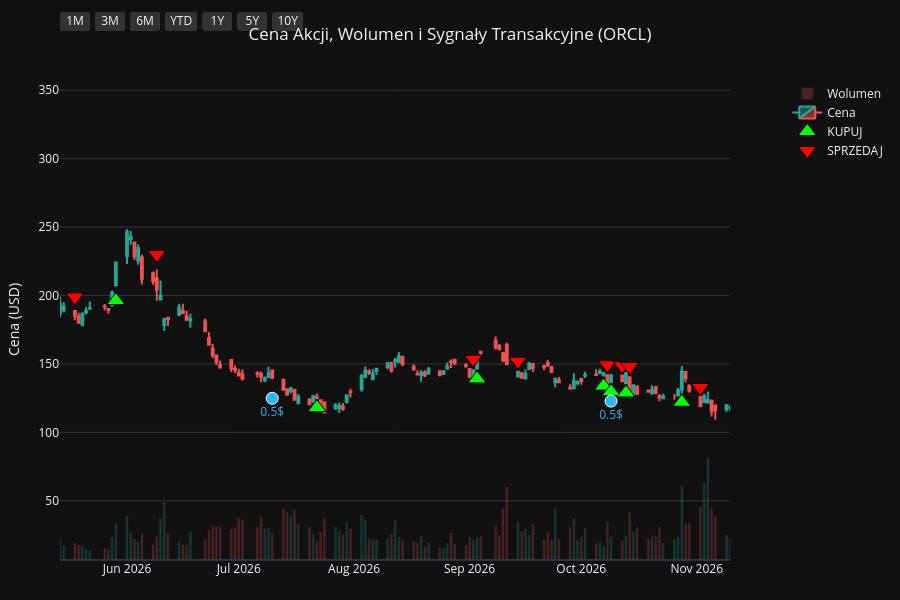
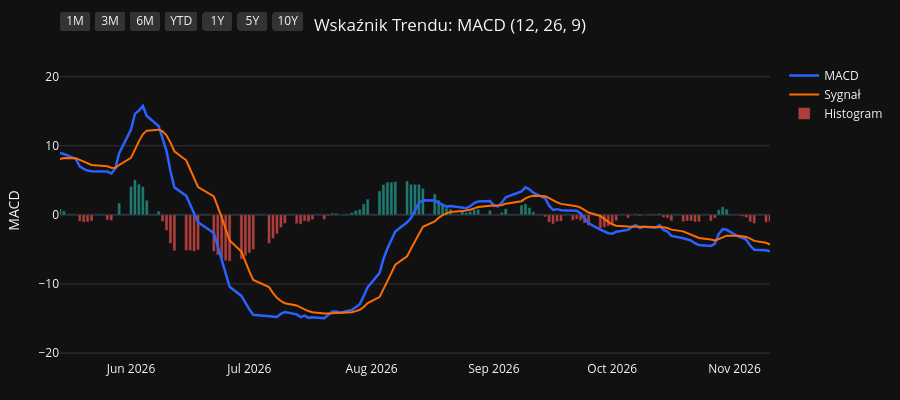
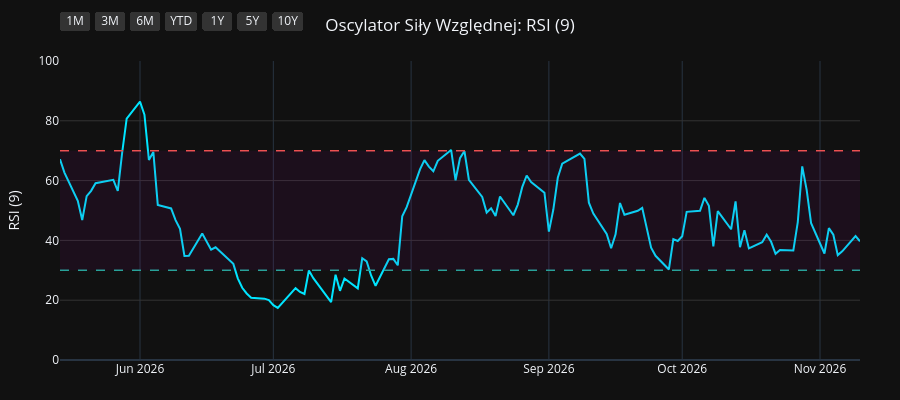
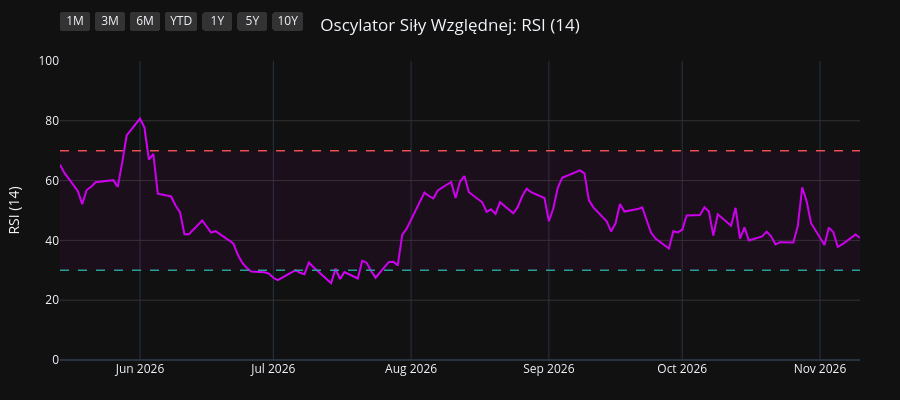

Notebook cell for these charts, in order:
### Code cell
import os
import yfinance as yf
import pandas as pd
import pandas_ta as ta
import plotly.graph_objects as go
from plotly.subplots import make_subplots

# 1. Pobranie i przygotowanie danych
symbol = os.environ.get("STOCK_TICKER", "").strip().upper()
if not symbol:
    raise RuntimeError("Set STOCK_TICKER before running price_extractor.ipynb")
df = yf.Ticker(symbol).history(period="10y")
df.index = df.index.tz_localize(None)

# Wskaźniki i sygnały
df.ta.macd(fast=12, slow=26, signal=9, append=True)
df.ta.rsi(length=9, append=True)
df.ta.rsi(length=14, append=True)
df.ta.rsi(length=21, append=True)
df.dropna(inplace=True)

macd = df['MACD_12_26_9']
signal = df['MACDs_12_26_9']
wczorajszy_macd = macd.shift(1)
wczorajszy_signal = signal.shift(1)

df['Decyzja'] = 'BRAK'
df.loc[(macd > signal) & (wczorajszy_macd <= wczorajszy_signal), 'Decyzja'] = 'KUPUJ'
df.loc[(macd < signal) & (wczorajszy_macd >= wczorajszy_signal), 'Decyzja'] = 'SPRZEDAJ'

df_kupuj = df[df['Decyzja'] == 'KUPUJ']
df_sprzedaj = df[df['Decyzja'] == 'SPRZEDAJ']
df_dywidendy = df[df['Dividends'] > 0]
df_splity = df[df['Stock Splits'] > 0]

# Wspólna konfiguracja osi X
konfiguracja_osi_x = dict(
    type="date",
    showspikes=True, spikemode="across", spikesnap="cursor", spikedash="dot", spikecolor="#ffffff", spikethickness=1, hoverformat="%Y-%m-%d",
    rangeselector=dict(
        buttons=list([
            dict(count=1, label="1M", step="month", stepmode="backward"),
            dict(count=3, label="3M", step="month", stepmode="backward"),
            dict(count=6, label="6M", step="month", stepmode="backward"),
            dict(count=1, label="YTD", step="year", stepmode="todate"),
            dict(count=1, label="1Y", step="year", stepmode="backward"),
            dict(count=5, label="5Y", step="year", stepmode="backward"),
            dict(step="all", label="10Y")
        ]),
        bgcolor="#333333", activecolor="#2962ff", x=0, y=1.1
    )
)

# ==========================================
# WYKRES 1: CENA + WOLUMEN + SYGNAŁY
# ==========================================
fig1 = make_subplots(specs=[[{"secondary_y": True}]])

kolory_wolumenu = ['#26a69a' if row['Close'] >= row['Open'] else '#ef5350' for index, row in df.iterrows()]
fig1.add_trace(go.Bar(x=df.index, y=df['Volume'], marker_color=kolory_wolumenu, opacity=0.25, name='Wolumen'), secondary_y=True)
fig1.add_trace(go.Candlestick(x=df.index, open=df['Open'], high=df['High'], low=df['Low'], close=df['Close'], name='Cena', increasing_line_color='#26a69a', decreasing_line_color='#ef5350'), secondary_y=False)
fig1.add_trace(go.Scatter(x=df_kupuj.index, y=df_kupuj['Low'] * 0.95, customdata=df_kupuj[['Low', 'High']], mode='markers', marker=dict(symbol='triangle-up', size=16, color='#00ff00', line=dict(width=1, color='black')), name='KUPUJ', hovertemplate='KUPUJ<br>Najniższa: %{customdata[0]:.2f}<br>Najwyższa: %{customdata[1]:.2f}<extra></extra>'), secondary_y=False)
fig1.add_trace(go.Scatter(x=df_sprzedaj.index, y=df_sprzedaj['High'] * 1.05, customdata=df_sprzedaj[['Low', 'High']], mode='markers', marker=dict(symbol='triangle-down', size=16, color='#ff0000', line=dict(width=1, color='black')), name='SPRZEDAJ', hovertemplate='SPRZEDAJ<br>Najniższa: %{customdata[0]:.2f}<br>Najwyższa: %{customdata[1]:.2f}<extra></extra>'), secondary_y=False)

if not df_dywidendy.empty:
    fig1.add_trace(go.Scatter(x=df_dywidendy.index, y=df_dywidendy['Low'] * 0.90, mode='markers+text', marker=dict(symbol='circle', size=12, color='#29b6f6', line=dict(width=1, color='white')), text=df_dywidendy['Dividends'].apply(lambda x: f"{x}$"), textposition="bottom center", name='Dywidenda', showlegend=False, hovertemplate='Dywidenda: %{text}<extra></extra>', textfont=dict(color="#29b6f6")), secondary_y=False)
if not df_splity.empty:
                    fig1.add_trace(go.Scatter(x=df_splity.index, y=df_splity['High'], mode='markers+text', marker=dict(symbol='star', size=16, color='#ffee58', line=dict(width=1, color='black')), text=df_splity['Stock Splits'].apply(lambda x: f"{x:g}:1" if x >= 1 else f"1:{1 / x:g}"), textposition="top center", name='Split', hovertemplate='%{text}<extra></extra>', textfont=dict(color="#ffee58")), secondary_y=False)

fig1.update_layout(title=dict(text=f"Cena Akcji, Wolumen i Sygnały Transakcyjne ({symbol})", x=0.5, xanchor='center'), dragmode='pan', xaxis_rangeslider_visible=False, template='plotly_dark', height=600, hovermode='x unified', margin=dict(l=60, r=40, t=60, b=40))
fig1.update_xaxes(**konfiguracja_osi_x)
fig1.update_xaxes(range=[df.index.max() - pd.Timedelta(days=180), df.index.max()])
fig1.update_yaxes(title_text="Cena (USD)", secondary_y=False, gridcolor='#333333')
fig1.update_yaxes(range=[0, df['Volume'].max() * 4], showgrid=False, showticklabels=False, secondary_y=True)
fig1.show(config={'scrollZoom': True})

# ==========================================
# WYKRES 2: WSKAŹNIK MACD
# ==========================================
fig2 = go.Figure()
fig2.add_trace(go.Scatter(x=df.index, y=df['MACD_12_26_9'], line=dict(color='#2962ff', width=2.5), name='MACD'))
fig2.add_trace(go.Scatter(x=df.index, y=df['MACDs_12_26_9'], line=dict(color='#ff6d00', width=2), name='Sygnał'))
kolory_macd = ['#26a69a' if val >= 0 else '#ef5350' for val in df['MACDh_12_26_9']]
fig2.add_trace(go.Bar(x=df.index, y=df['MACDh_12_26_9'], marker_color=kolory_macd, name='Histogram', opacity=0.7))
fig2.update_layout(title=dict(text="Wskaźnik Trendu: MACD (12, 26, 9)", x=0.5, xanchor='center'), dragmode='pan', xaxis_rangeslider_visible=False, template='plotly_dark', height=400, hovermode='x unified', margin=dict(l=60, r=40, t=60, b=40))
fig2.update_xaxes(**konfiguracja_osi_x)
fig2.update_xaxes(range=[df.index.max() - pd.Timedelta(days=180), df.index.max()])
fig2.update_yaxes(title_text="MACD", gridcolor='#333333')
fig2.show(config={'scrollZoom': True})

# ==========================================
# WYKRES 3: OSCYLATOR RSI (9)
# ==========================================
fig3 = go.Figure()
fig3.add_trace(go.Scatter(x=df.index, y=df['RSI_9'], line=dict(color='#00e5ff', width=2), name='RSI (9)'))
fig3.add_hline(y=70, line_dash="dash", line_color="#ef5350", line_width=1.5)
fig3.add_hline(y=30, line_dash="dash", line_color="#26a69a", line_width=1.5)
fig3.add_hrect(y0=30, y1=70, line_width=0, fillcolor="purple", opacity=0.1)
fig3.update_layout(title=dict(text="Oscylator Siły Względnej: RSI (9)", x=0.5, xanchor='center'), dragmode='pan', xaxis_rangeslider_visible=False, template='plotly_dark', height=400, hovermode='x unified', margin=dict(l=60, r=40, t=60, b=40))
fig3.update_xaxes(**konfiguracja_osi_x)
fig3.update_xaxes(range=[df.index.max() - pd.Timedelta(days=180), df.index.max()])
fig3.update_yaxes(title_text="RSI (9)", range=[0, 100], gridcolor='#333333')
fig3.show(config={'scrollZoom': True})

# ==========================================
# WYKRES 4: OSCYLATOR RSI (14)
# ==========================================
fig4 = go.Figure()
fig4.add_trace(go.Scatter(x=df.index, y=df['RSI_14'], line=dict(color='#d500f9', width=2), name='RSI (14)'))
fig4.add_hline(y=70, line_dash="dash", line_color="#ef5350", line_width=1.5)
fig4.add_hline(y=30, line_dash="dash", line_color="#26a69a", line_width=1.5)
fig4.add_hrect(y0=30, y1=70, line_width=0, fillcolor="purple", opacity=0.1)
fig4.update_layout(title=dict(text="Oscylator Siły Względnej: RSI (14)", x=0.5, xanchor='center'), dragmode='pan', xaxis_rangeslider_visible=False, template='plotly_dark', height=400, hovermode='x unified', margin=dict(l=60, r=40, t=60, b=40))
fig4.update_xaxes(**konfiguracja_osi_x)
fig4.update_xaxes(range=[df.index.max() - pd.Timedelta(days=180), df.index.max()])
fig4.update_yaxes(title_text="RSI (14)", range=[0, 100], gridcolor='#333333')
fig4.show(config={'scrollZoom': True})

# ==========================================
# WYKRES 5: OSCYLATOR RSI (21)
# ==========================================
fig5 = go.Figure()
fig5.add_trace(go.Scatter(x=df.index, y=df['RSI_21'], line=dict(color='#64dd17', width=2), name='RSI (21)'))
fig5.add_hline(y=70, line_dash="dash", line_color="#ef5350", line_width=1.5)
fig5.add_hline(y=30, line_dash="dash", line_color="#26a69a", line_width=1.5)
fig5.add_hrect(y0=30, y1=70, line_width=0, fillcolor="purple", opacity=0.1)
fig5.update_layout(title=dict(text="Oscylator Siły Względnej: RSI (21)", x=0.5, xanchor='center'), dragmode='pan', xaxis_rangeslider_visible=False, template='plotly_dark', height=400, hovermode='x unified', margin=dict(l=60, r=40, t=60, b=40))
fig5.update_xaxes(**konfiguracja_osi_x)
fig5.update_xaxes(range=[df.index.max() - pd.Timedelta(days=180), df.index.max()])
fig5.update_yaxes(title_text="RSI (21)", range=[0, 100], gridcolor='#333333')
fig5.show(config={'scrollZoom': True})

### Figure 1 — Plotly figure (JSON) as saved in the notebook; plotly's stock layout.template omitted (floating-point values rounded to 4 significant figures; data arrays with more than 128 entries replaced by an {"elided": "..."} marker saying what was removed)
{"data": [{"marker": {"color": {"elided": "2479 str values"}}, "name": "Wolumen", "opacity": 0.25, "type": "bar", "x": {"elided": "2479 str values"}, "xaxis": "x", "y": {"elided": "2479 int values"}, "yaxis": "y2"}, {"close": {"elided": "2479 float values"}, "decreasing": {"line": {"color": "#ef5350"}}, "high": {"elided": "2479 float values"}, "increasing": {"line": {"color": "#26a69a"}}, "low": {"elided": "2479 float values"}, "name": "Cena", "open": {"elided": "2479 float values"}, "type": "candlestick", "x": {"elided": "2479 str values"}, "xaxis": "x", "yaxis": "y"}, {"customdata": {"elided": "88x2 float values"}, "hovertemplate": "KUPUJ<br>Najniższa: %{customdata[0]:.2f}<br>Najwyższa: %{customdata[1]:.2f}<extra></extra>", "marker": {"color": "#00ff00", "line": {"color": "black", "width": 1}, "size": 16, "symbol": "triangle-up"}, "mode": "markers", "name": "KUPUJ", "type": "scatter", "x": ["2017-01-10T00:00:00", "2017-03-16T00:00:00", "2017-05-01T00:00:00", "2017-05-30T00:00:00", "2017-06-20T00:00:00", "2017-08-28T00:00:00", "2017-10-05T00:00:00", "2017-12-01T00:00:00", "2017-12-08T00:00:00", "2018-01-05T00:00:00", "2018-02-16T00:00:00", "2018-04-11T00:00:00", "2018-07-05T00:00:00", "2018-08-24T00:00:00", "2018-09-12T00:00:00", "2018-10-30T00:00:00", "2019-01-03T00:00:00", "2019-02-22T00:00:00", "2019-03-19T00:00:00", "2019-04-01T00:00:00", "2019-04-15T00:00:00", "2019-06-07T00:00:00", "2019-09-03T00:00:00", "2019-11-05T00:00:00", "2019-12-12T00:00:00", "2020-01-03T00:00:00", "2020-02-05T00:00:00", "2020-03-20T00:00:00", "2020-03-24T00:00:00", "2020-04-29T00:00:00", "2020-05-29T00:00:00", "2020-06-05T00:00:00", "2020-06-22T00:00:00", "2020-08-19T00:00:00", "2020-09-14T00:00:00", "2020-10-09T00:00:00", "2020-11-13T00:00:00", "2020-11-24T00:00:00", "2021-02-04T00:00:00", "2021-02-22T00:00:00", "2021-03-29T00:00:00", "2021-05-06T00:00:00", "2021-06-04T00:00:00", "2021-07-02T00:00:00", "2021-09-24T00:00:00", "2021-12-10T00:00:00", "2022-01-12T00:00:00", "2022-02-02T00:00:00", "2022-03-01T00:00:00", "2022-05-25T00:00:00", "2022-06-24T00:00:00", "2022-08-12T00:00:00", "2022-10-05T00:00:00", "2022-11-30T00:00:00", "2023-01-03T00:00:00", "2023-03-06T00:00:00", "2023-03-22T00:00:00", "2023-05-11T00:00:00", "2023-05-25T00:00:00", "2023-08-21T00:00:00", "2023-08-25T00:00:00", "2023-10-06T00:00:00", "2023-11-01T00:00:00", "2024-01-09T00:00:00", "2024-03-07T00:00:00", "2024-05-06T00:00:00", "2024-06-07T00:00:00", "2024-08-15T00:00:00", "2024-11-07T00:00:00", "2025-01-21T00:00:00", "2025-03-21T00:00:00", "2025-04-14T00:00:00", "2025-04-23T00:00:00", "2025-09-10T00:00:00", "2025-10-16T00:00:00", "2025-12-03T00:00:00", "2025-12-22T00:00:00", "2026-02-12T00:00:00", "2026-04-08T00:00:00", "2026-04-13T00:00:00", "2026-05-05T00:00:00", "2026-05-29T00:00:00", "2026-07-22T00:00:00", "2026-09-03T00:00:00", "2026-10-07T00:00:00", "2026-10-09T00:00:00", "2026-10-13T00:00:00", "2026-10-28T00:00:00"], "xaxis": "x", "y": [31.76, 37.51, 37.02, 37.22, 37.63, 40.62, 40.17, 40.66, 40.49, 40.15, 42.15, 37.86, 37.71, 41.21, 40.91, 39.64, 37.52, 44.28, 45.59, 45.68, 46.27, 44.97, 44.1, 47.7, 47.91, 45.5, 47.11, 38.42, 39.1, 46.56, 45.95, 45.74, 46.73, 48.3, 51.69, 53.22, 49.45, 49.28, 54.64, 54.67, 61.59, 69.25, 71.73, 69.95, 78.69, 88.88, 78.13, 72.04, 67.39, 61.53, 60.81, 69.79, 58.4, 72.26, 74.3, 80.83, 79.28, 87.71, 89.93, 105.2, 103.0, 98.29, 95.19, 94.72, 103.4, 107.3, 113.8, 125.7, 167.6, 151.4, 139.7, 124.1, 122.3, 292.1, 284.1, 186.9, 180.8, 143.3, 134.3, 131.8, 168.8, 196.2, 118.0, 139.1, 133.8, 129.7, 128.8, 122.0], "yaxis": "y"}, {"customdata": {"elided": "88x2 float values"}, "hovertemplate": "SPRZEDAJ<br>Najniższa: %{customdata[0]:.2f}<br>Najwyższa: %{customdata[1]:.2f}<extra></extra>", "marker": {"color": "#ff0000", "line": {"color": "black", "width": 1}, "size": 16, "symbol": "triangle-down"}, "mode": "markers", "name": "SPRZEDAJ", "type": "scatter", "x": ["2017-03-07T00:00:00", "2017-03-28T00:00:00", "2017-05-12T00:00:00", "2017-06-09T00:00:00", "2017-07-07T00:00:00", "2017-09-18T00:00:00", "2017-11-09T00:00:00", "2017-12-04T00:00:00", "2017-12-18T00:00:00", "2018-02-02T00:00:00", "2018-03-20T00:00:00", "2018-06-14T00:00:00", "2018-07-31T00:00:00", "2018-08-30T00:00:00", "2018-10-03T00:00:00", "2018-11-20T00:00:00", "2019-02-20T00:00:00", "2019-02-27T00:00:00", "2019-03-20T00:00:00", "2019-04-04T00:00:00", "2019-05-01T00:00:00", "2019-07-17T00:00:00", "2019-10-22T00:00:00", "2019-11-21T00:00:00", "2019-12-13T00:00:00", "2020-01-27T00:00:00", "2020-02-24T00:00:00", "2020-03-23T00:00:00", "2020-04-28T00:00:00", "2020-04-30T00:00:00", "2020-06-04T00:00:00", "2020-06-11T00:00:00", "2020-07-17T00:00:00", "2020-09-08T00:00:00", "2020-09-28T00:00:00", "2020-10-15T00:00:00", "2020-11-20T00:00:00", "2021-01-04T00:00:00", "2021-02-17T00:00:00", "2021-03-16T00:00:00", "2021-04-22T00:00:00", "2021-05-11T00:00:00", "2021-06-15T00:00:00", "2021-07-28T00:00:00", "2021-10-28T00:00:00", "2021-12-21T00:00:00", "2022-01-18T00:00:00", "2022-02-17T00:00:00", "2022-04-08T00:00:00", "2022-06-10T00:00:00", "2022-08-11T00:00:00", "2022-08-19T00:00:00", "2022-11-29T00:00:00", "2022-12-05T00:00:00", "2023-01-30T00:00:00", "2023-03-09T00:00:00", "2023-04-21T00:00:00", "2023-05-24T00:00:00", "2023-06-26T00:00:00", "2023-08-24T00:00:00", "2023-09-12T00:00:00", "2023-10-20T00:00:00", "2023-12-04T00:00:00", "2024-02-13T00:00:00", "2024-03-28T00:00:00", "2024-05-30T00:00:00", "2024-07-09T00:00:00", "2024-10-01T00:00:00", "2024-11-26T00:00:00", "2025-02-21T00:00:00", "2025-03-28T00:00:00", "2025-04-21T00:00:00", "2025-07-11T00:00:00", "2025-09-26T00:00:00", "2025-10-17T00:00:00", "2025-12-16T00:00:00", "2026-01-21T00:00:00", "2026-03-25T00:00:00", "2026-04-09T00:00:00", "2026-04-29T00:00:00", "2026-05-18T00:00:00", "2026-06-09T00:00:00", "2026-09-02T00:00:00", "2026-09-14T00:00:00", "2026-10-08T00:00:00", "2026-10-12T00:00:00", "2026-10-14T00:00:00", "2026-11-02T00:00:00"], "xaxis": "x", "y": [38.82, 40.89, 41.18, 41.65, 45.09, 44.91, 46.15, 45.79, 44.9, 47.43, 44.06, 43.56, 44.72, 45.47, 46.6, 45.82, 48.95, 49.35, 50.8, 50.77, 52.19, 55.74, 52.64, 53.75, 52.62, 51.06, 51.07, 44.35, 51.9, 51.38, 51.46, 51.34, 54.02, 53.7, 58.27, 58.7, 54.55, 62.53, 60.29, 66.04, 74.52, 77.85, 80.39, 86.01, 95.88, 90.13, 85.66, 77.79, 80.92, 67.46, 77.47, 78.6, 81.37, 82.29, 88.81, 89.83, 95.91, 99.5, 120.2, 120.9, 114.4, 108.5, 118.3, 116.2, 128.4, 124.0, 148.7, 174.5, 197.4, 181.9, 149.8, 131.3, 242.0, 304.1, 315.3, 196.7, 187.6, 155.7, 148.9, 171.8, 198.9, 229.9, 153.5, 152.0, 149.4, 148.6, 148.1, 132.8], "yaxis": "y"}, {"hovertemplate": "Dywidenda: %{text}<extra></extra>", "marker": {"color": "#29b6f6", "line": {"color": "white", "width": 1}, "size": 12, "symbol": "circle"}, "mode": "markers+text", "name": "Dywidenda", "showlegend": false, "text": ["0.15$", "0.19$", "0.19$", "0.19$", "0.19$", "0.19$", "0.19$", "0.19$", "0.19$", "0.24$", "0.24$", "0.24$", "0.24$", "0.24$", "0.24$", "0.24$", "0.24$", "0.32$", "0.32$", "0.32$", "0.32$", "0.32$", "0.32$", "0.32$", "0.32$", "0.4$", "0.4$", "0.4$", "0.4$", "0.4$", "0.4$", "0.4$", "0.4$", "0.5$", "0.5$", "0.5$", "0.5$", "0.5$", "0.5$", "0.5$"], "textfont": {"color": "#29b6f6"}, "textposition": "bottom center", "type": "scatter", "x": ["2017-01-03T00:00:00", "2017-04-10T00:00:00", "2017-07-17T00:00:00", "2017-10-10T00:00:00", "2018-01-09T00:00:00", "2018-04-16T00:00:00", "2018-07-16T00:00:00", "2018-10-15T00:00:00", "2019-01-15T00:00:00", "2019-04-10T00:00:00", "2019-07-16T00:00:00", "2019-10-09T00:00:00", "2020-01-08T00:00:00", "2020-04-08T00:00:00", "2020-07-14T00:00:00", "2020-10-07T00:00:00", "2021-01-06T00:00:00", "2021-04-07T00:00:00", "2021-07-14T00:00:00", "2021-10-08T00:00:00", "2022-01-06T00:00:00", "2022-04-07T00:00:00", "2022-07-11T00:00:00", "2022-10-11T00:00:00", "2023-01-09T00:00:00", "2023-04-10T00:00:00", "2023-07-11T00:00:00", "2023-10-11T00:00:00", "2024-01-10T00:00:00", "2024-04-09T00:00:00", "2024-07-11T00:00:00", "2024-10-10T00:00:00", "2025-01-10T00:00:00", "2025-04-10T00:00:00", "2025-07-10T00:00:00", "2025-10-09T00:00:00", "2026-01-09T00:00:00", "2026-04-09T00:00:00", "2026-07-10T00:00:00", "2026-10-09T00:00:00"], "xaxis": "x", "y": [29.81, 34.36, 39.42, 37.81, 38.69, 36.21, 38.23, 37.52, 38.1, 43.27, 47.48, 44.01, 43.91, 41.8, 46.6, 49.41, 51.48, 61.34, 72.64, 77.48, 72.23, 68.47, 60.36, 52.76, 74.01, 80.69, 98.18, 94.55, 89.58, 106.1, 124.3, 153.2, 135.7, 114.4, 207.0, 255.1, 168.1, 121.5, 124.9, 122.8], "yaxis": "y"}], "layout": {"dragmode": "pan", "height": 600, "hovermode": "x unified", "margin": {"b": 40, "l": 60, "r": 40, "t": 60}, "title": {"text": "Cena Akcji, Wolumen i Sygnały Transakcyjne (ORCL)", "x": 0.5, "xanchor": "center"}, "xaxis": {"anchor": "y", "domain": [0.0, 0.94], "hoverformat": "%Y-%m-%d", "range": ["2026-05-14T00:00:00", "2026-11-10T00:00:00"], "rangeselector": {"activecolor": "#2962ff", "bgcolor": "#333333", "buttons": [{"count": 1, "label": "1M", "step": "month", "stepmode": "backward"}, {"count": 3, "label": "3M", "step": "month", "stepmode": "backward"}, {"count": 6, "label": "6M", "step": "month", "stepmode": "backward"}, {"count": 1, "label": "YTD", "step": "year", "stepmode": "todate"}, {"count": 1, "label": "1Y", "step": "year", "stepmode": "backward"}, {"count": 5, "label": "5Y", "step": "year", "stepmode": "backward"}, {"label": "10Y", "step": "all"}], "x": 0, "y": 1.1}, "rangeslider": {"visible": false}, "showspikes": true, "spikecolor": "#ffffff", "spikedash": "dot", "spikemode": "across", "spikesnap": "cursor", "spikethickness": 1, "type": "date"}, "yaxis": {"anchor": "x", "domain": [0.0, 1.0], "gridcolor": "#333333", "title": {"text": "Cena (USD)"}}, "yaxis2": {"anchor": "x", "overlaying": "y", "range": [0, 526472400], "showgrid": false, "showticklabels": false, "side": "right"}}}

### Figure 2 — Plotly figure (JSON) as saved in the notebook; plotly's stock layout.template omitted (floating-point values rounded to 4 significant figures; data arrays with more than 128 entries replaced by an {"elided": "..."} marker saying what was removed)
{"data": [{"line": {"color": "#2962ff", "width": 2.5}, "name": "MACD", "type": "scatter", "x": {"elided": "2479 str values"}, "y": {"elided": "2479 float values"}}, {"line": {"color": "#ff6d00", "width": 2}, "name": "Sygnał", "type": "scatter", "x": {"elided": "2479 str values"}, "y": {"elided": "2479 float values"}}, {"marker": {"color": {"elided": "2479 str values"}}, "name": "Histogram", "opacity": 0.7, "type": "bar", "x": {"elided": "2479 str values"}, "y": {"elided": "2479 float values"}}], "layout": {"dragmode": "pan", "height": 400, "hovermode": "x unified", "margin": {"b": 40, "l": 60, "r": 40, "t": 60}, "title": {"text": "Wskaźnik Trendu: MACD (12, 26, 9)", "x": 0.5, "xanchor": "center"}, "xaxis": {"hoverformat": "%Y-%m-%d", "range": ["2026-05-14T00:00:00", "2026-11-10T00:00:00"], "rangeselector": {"activecolor": "#2962ff", "bgcolor": "#333333", "buttons": [{"count": 1, "label": "1M", "step": "month", "stepmode": "backward"}, {"count": 3, "label": "3M", "step": "month", "stepmode": "backward"}, {"count": 6, "label": "6M", "step": "month", "stepmode": "backward"}, {"count": 1, "label": "YTD", "step": "year", "stepmode": "todate"}, {"count": 1, "label": "1Y", "step": "year", "stepmode": "backward"}, {"count": 5, "label": "5Y", "step": "year", "stepmode": "backward"}, {"label": "10Y", "step": "all"}], "x": 0, "y": 1.1}, "rangeslider": {"visible": false}, "showspikes": true, "spikecolor": "#ffffff", "spikedash": "dot", "spikemode": "across", "spikesnap": "cursor", "spikethickness": 1, "type": "date"}, "yaxis": {"gridcolor": "#333333", "title": {"text": "MACD"}}}}

### Figure 3 — Plotly figure (JSON) as saved in the notebook; plotly's stock layout.template omitted (floating-point values rounded to 4 significant figures; data arrays with more than 128 entries replaced by an {"elided": "..."} marker saying what was removed)
{"data": [{"line": {"color": "#00e5ff", "width": 2}, "name": "RSI (9)", "type": "scatter", "x": {"elided": "2479 str values"}, "y": {"elided": "2479 float values"}}], "layout": {"dragmode": "pan", "height": 400, "hovermode": "x unified", "margin": {"b": 40, "l": 60, "r": 40, "t": 60}, "shapes": [{"line": {"color": "#ef5350", "dash": "dash", "width": 1.5}, "type": "line", "x0": 0, "x1": 1, "xref": "x domain", "y0": 70, "y1": 70, "yref": "y"}, {"line": {"color": "#26a69a", "dash": "dash", "width": 1.5}, "type": "line", "x0": 0, "x1": 1, "xref": "x domain", "y0": 30, "y1": 30, "yref": "y"}, {"fillcolor": "purple", "line": {"width": 0}, "opacity": 0.1, "type": "rect", "x0": 0, "x1": 1, "xref": "x domain", "y0": 30, "y1": 70, "yref": "y"}], "title": {"text": "Oscylator Siły Względnej: RSI (9)", "x": 0.5, "xanchor": "center"}, "xaxis": {"hoverformat": "%Y-%m-%d", "range": ["2026-05-14T00:00:00", "2026-11-10T00:00:00"], "rangeselector": {"activecolor": "#2962ff", "bgcolor": "#333333", "buttons": [{"count": 1, "label": "1M", "step": "month", "stepmode": "backward"}, {"count": 3, "label": "3M", "step": "month", "stepmode": "backward"}, {"count": 6, "label": "6M", "step": "month", "stepmode": "backward"}, {"count": 1, "label": "YTD", "step": "year", "stepmode": "todate"}, {"count": 1, "label": "1Y", "step": "year", "stepmode": "backward"}, {"count": 5, "label": "5Y", "step": "year", "stepmode": "backward"}, {"label": "10Y", "step": "all"}], "x": 0, "y": 1.1}, "rangeslider": {"visible": false}, "showspikes": true, "spikecolor": "#ffffff", "spikedash": "dot", "spikemode": "across", "spikesnap": "cursor", "spikethickness": 1, "type": "date"}, "yaxis": {"gridcolor": "#333333", "range": [0, 100], "title": {"text": "RSI (9)"}}}}

### Figure 4 — Plotly figure (JSON) as saved in the notebook; plotly's stock layout.template omitted (floating-point values rounded to 4 significant figures; data arrays with more than 128 entries replaced by an {"elided": "..."} marker saying what was removed)
{"data": [{"line": {"color": "#d500f9", "width": 2}, "name": "RSI (14)", "type": "scatter", "x": {"elided": "2479 str values"}, "y": {"elided": "2479 float values"}}], "layout": {"dragmode": "pan", "height": 400, "hovermode": "x unified", "margin": {"b": 40, "l": 60, "r": 40, "t": 60}, "shapes": [{"line": {"color": "#ef5350", "dash": "dash", "width": 1.5}, "type": "line", "x0": 0, "x1": 1, "xref": "x domain", "y0": 70, "y1": 70, "yref": "y"}, {"line": {"color": "#26a69a", "dash": "dash", "width": 1.5}, "type": "line", "x0": 0, "x1": 1, "xref": "x domain", "y0": 30, "y1": 30, "yref": "y"}, {"fillcolor": "purple", "line": {"width": 0}, "opacity": 0.1, "type": "rect", "x0": 0, "x1": 1, "xref": "x domain", "y0": 30, "y1": 70, "yref": "y"}], "title": {"text": "Oscylator Siły Względnej: RSI (14)", "x": 0.5, "xanchor": "center"}, "xaxis": {"hoverformat": "%Y-%m-%d", "range": ["2026-05-14T00:00:00", "2026-11-10T00:00:00"], "rangeselector": {"activecolor": "#2962ff", "bgcolor": "#333333", "buttons": [{"count": 1, "label": "1M", "step": "month", "stepmode": "backward"}, {"count": 3, "label": "3M", "step": "month", "stepmode": "backward"}, {"count": 6, "label": "6M", "step": "month", "stepmode": "backward"}, {"count": 1, "label": "YTD", "step": "year", "stepmode": "todate"}, {"count": 1, "label": "1Y", "step": "year", "stepmode": "backward"}, {"count": 5, "label": "5Y", "step": "year", "stepmode": "backward"}, {"label": "10Y", "step": "all"}], "x": 0, "y": 1.1}, "rangeslider": {"visible": false}, "showspikes": true, "spikecolor": "#ffffff", "spikedash": "dot", "spikemode": "across", "spikesnap": "cursor", "spikethickness": 1, "type": "date"}, "yaxis": {"gridcolor": "#333333", "range": [0, 100], "title": {"text": "RSI (14)"}}}}
